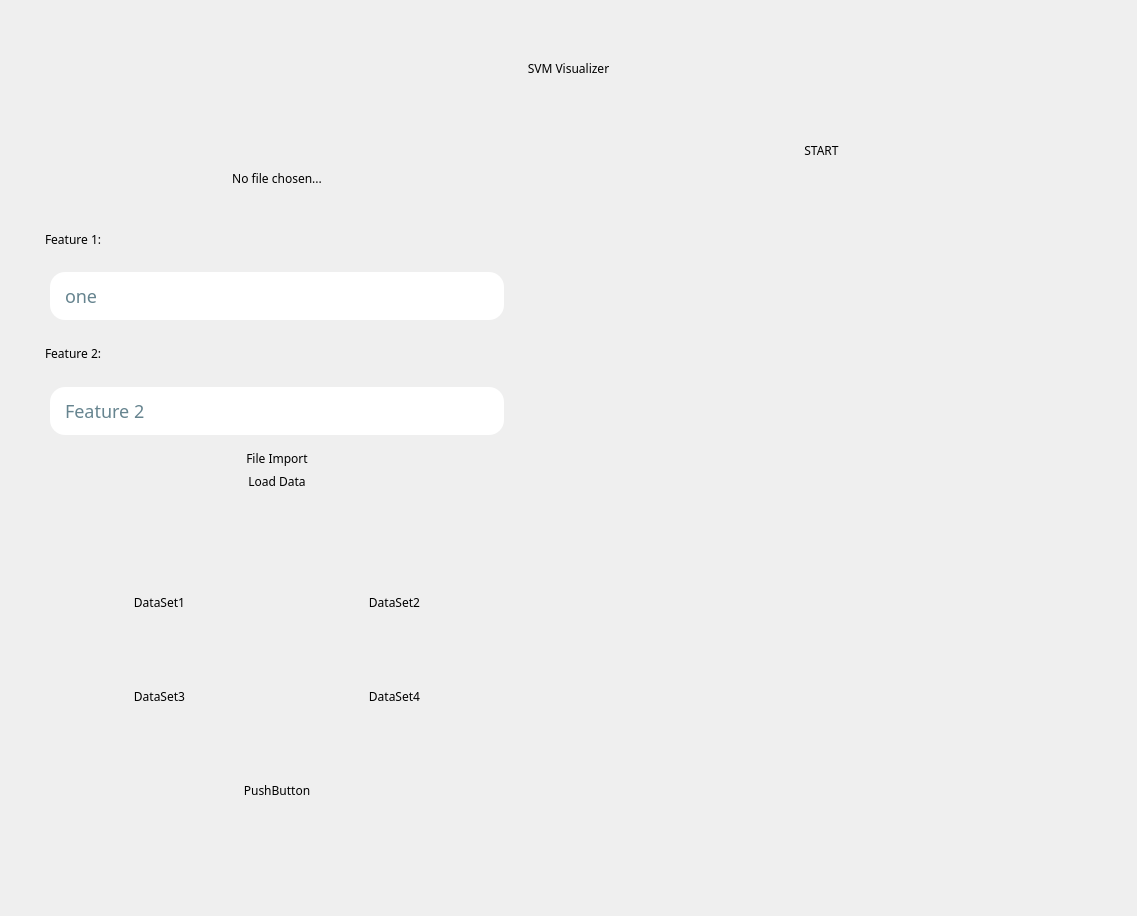
<?xml version="1.0" encoding="UTF-8"?>
<ui version="4.0">
 <class>SecondWindow</class>
 <widget class="QMainWindow" name="SecondWindow">
  <property name="geometry">
   <rect>
    <x>0</x>
    <y>0</y>
    <width>1137</width>
    <height>916</height>
   </rect>
  </property>
  <property name="windowTitle">
   <string>SVM Vizualizer</string>
  </property>
  <property name="styleSheet">
   <string notr="true">*{
	border:none;
	border-radius:15px;
	font-family:century gohtic;
}

QFrame[accessibleName=&quot;bodyFrame&quot;]{
	background-color:qlineargradient(spread:pad, x1:0, y1:0, x2:1, y2:1, stop:0 rgba(191, 186, 181, 255), stop:1 rgba(231, 227, 223, 255));
}

QFrame[accessibleName=&quot;mainFrame&quot;]{
	background-color:rgb(244, 244, 244);
}

QFrame[accessibleName=&quot;titleFrame&quot;]{
	background-color:rgb(244, 244, 244);
}

QLabel[accessibleName=&quot;titleLabel&quot;]{
	font-size:40px;
	margin:10px;
	font-weight:bold;
	color:rgb(0, 51, 69);
}

QLabel[accessibleName=&quot;feature1Label&quot;],QLabel[accessibleName=&quot;feature2Label&quot;]{
	font-size:18px;
	margin:10px;
	font-weight:bold;
	color:rgb(0, 51, 69);
}

QLabel[accessibleName=&quot;numeFisierLabel&quot;]{
	font-size:40px;
	margin:10px;
	font-weight:bold;
	background-color:rgb(27, 134, 151);
	color:rgb(200, 200, 200);
	padding:5px;
}

QFrame[accessibleName=&quot;rightFrame&quot;],QFrame[accessibleName=&quot;leftFrame&quot;]{
	background-color:qlineargradient(spread:pad, x1:0, y1:0, x2:1, y2:1, stop:0 rgba(191, 186, 181, 255), stop:1 rgba(231, 227, 223, 255));;
}

QFrame[accessibleName=&quot;leftFrameTop&quot;],QFrame[accessibleName=&quot;leftFrameButtom&quot;]{
	background-color:rgb(244, 244, 244);
}

QPushButton[accessibleName=&quot;importFisierButton&quot;],QPushButton[accessibleName=&quot;loadDataButton&quot;]{
	background:rgb(27, 134, 151);
	padding:10px;
	font-size:30px;
	margin-bottom:10px;
	margin:5%;
	color:white;
}

QPushButton[accessibleName=&quot;importFisierButton&quot;]:hover,QPushButton[accessibleName=&quot;loadDataButton&quot;]:hover{
	background:rgb(15, 100, 117);
	padding:10px;
	font-size:30px;
	margin:10%;
	color:white;
}

QPushButton[accessibleName=&quot;dataSet1Button&quot;],QPushButton[accessibleName=&quot;dataSet2Button&quot;],QPushButton[accessibleName=&quot;dataSet3Button&quot;],QPushButton[accessibleName=&quot;dataSet4Button&quot;],QPushButton[accessibleName=&quot;randomDataButton&quot;]{
	background:rgb(27, 134, 151);
	padding:15%;
	padding-top:20%;
	padding-bottom:20%;
	font-size:25px;
	margin: 5%;
	color:white;
}

QPushButton[accessibleName=&quot;dataSet1Button&quot;]:hover,QPushButton[accessibleName=&quot;dataSet2Button&quot;]:hover,QPushButton[accessibleName=&quot;dataSet3Button&quot;]:hover,QPushButton[accessibleName=&quot;dataSet4Button&quot;]:hover{
	background:rgb(15, 100, 117);
	font-size:25px;
	padding:10%;
	margin: 1%;
	color:white;
}

QPushButton[accessibleName=&quot;startSVMButton&quot;]{
	background:rgb(27, 134, 151);
	padding:10px;
	font-size:30px;
	margin-right:100%;
	margin-left:100%;
	margin-bottom:10px;
	color:white;
}

QPushButton[accessibleName=&quot;startSVMButton&quot;]:hover{
	background:rgb(15, 100, 117);
	padding:10px;
	font-size:30px;
	margin-right:80%;
	margin-left:80%;
	color:white;
}

QWidget[accessibleName=&quot;plotWidget&quot;]{
	background-color:rgb(244, 244, 244);
}

QComboBox {
	border:none;
	font-size:18px;
	padding:10%;
	padding-left:15%;
	margin-left:5%;
	margin-right:5%;
	color:rgb(102, 132, 143);
}

QComboBox::down-arrow {
	image: url(C:/Users/Darius/Desktop/Qt Designer Apps/down-arrow.png)
}

QComboBox::drop-down:button{
	border-radius:5px; 
	background:transparent;
	margin-right:20%;	
}

QComboBox QAbstractItemView{
	background-color:white;
	selection-background-color:rgb(27, 134, 151);
	selection-color:white;
	shadow:none;
	padding:10px;
	box-shadow:none;
	margin-left:5px;
	margin-right:5px;
}
</string>
  </property>
  <widget class="QWidget" name="centralwidget">
   <layout class="QHBoxLayout" name="horizontalLayout_3">
    <item>
     <widget class="QFrame" name="bodyFrame">
      <property name="accessibleName">
       <string>bodyFrame</string>
      </property>
      <property name="frameShape">
       <enum>QFrame::StyledPanel</enum>
      </property>
      <property name="frameShadow">
       <enum>QFrame::Raised</enum>
      </property>
      <layout class="QVBoxLayout" name="verticalLayout">
       <item>
        <widget class="QFrame" name="titleFrame">
         <property name="minimumSize">
          <size>
           <width>0</width>
           <height>70</height>
          </size>
         </property>
         <property name="maximumSize">
          <size>
           <width>16777215</width>
           <height>100</height>
          </size>
         </property>
         <property name="accessibleName">
          <string>titleFrame</string>
         </property>
         <property name="frameShape">
          <enum>QFrame::StyledPanel</enum>
         </property>
         <property name="frameShadow">
          <enum>QFrame::Raised</enum>
         </property>
         <layout class="QHBoxLayout" name="horizontalLayout">
          <item>
           <widget class="QLabel" name="titleLabel">
            <property name="accessibleName">
             <string>titleLabel</string>
            </property>
            <property name="text">
             <string>SVM Visualizer</string>
            </property>
            <property name="alignment">
             <set>Qt::AlignCenter</set>
            </property>
           </widget>
          </item>
         </layout>
        </widget>
       </item>
       <item>
        <widget class="QFrame" name="mainFrame">
         <property name="maximumSize">
          <size>
           <width>16777215</width>
           <height>16777215</height>
          </size>
         </property>
         <property name="accessibleName">
          <string>mainFrame</string>
         </property>
         <property name="frameShape">
          <enum>QFrame::StyledPanel</enum>
         </property>
         <property name="frameShadow">
          <enum>QFrame::Raised</enum>
         </property>
         <layout class="QHBoxLayout" name="horizontalLayout_2">
          <item>
           <widget class="QFrame" name="leftFrame">
            <property name="maximumSize">
             <size>
              <width>500</width>
              <height>16777215</height>
             </size>
            </property>
            <property name="accessibleName">
             <string>leftFrame</string>
            </property>
            <property name="frameShape">
             <enum>QFrame::StyledPanel</enum>
            </property>
            <property name="frameShadow">
             <enum>QFrame::Raised</enum>
            </property>
            <layout class="QVBoxLayout" name="verticalLayout_2">
             <item>
              <widget class="QFrame" name="leftFrameTop">
               <property name="accessibleName">
                <string>leftFrameTop</string>
               </property>
               <property name="frameShape">
                <enum>QFrame::StyledPanel</enum>
               </property>
               <property name="frameShadow">
                <enum>QFrame::Raised</enum>
               </property>
               <layout class="QVBoxLayout" name="verticalLayout_3">
                <item>
                 <widget class="QLabel" name="numeFisierLabel">
                  <property name="accessibleName">
                   <string>numeFisierLabel</string>
                  </property>
                  <property name="layoutDirection">
                   <enum>Qt::LeftToRight</enum>
                  </property>
                  <property name="text">
                   <string>No file chosen...</string>
                  </property>
                  <property name="alignment">
                   <set>Qt::AlignCenter</set>
                  </property>
                 </widget>
                </item>
                <item>
                 <widget class="QLabel" name="feature1Label">
                  <property name="accessibleName">
                   <string>feature1Label</string>
                  </property>
                  <property name="text">
                   <string>Feature 1:</string>
                  </property>
                 </widget>
                </item>
                <item>
                 <widget class="QComboBox" name="feature1ComboBox">
                  <property name="cursor">
                   <cursorShape>PointingHandCursor</cursorShape>
                  </property>
                  <property name="accessibleName">
                   <string>feature1ComboBox</string>
                  </property>
                  <property name="currentText">
                   <string>one</string>
                  </property>
                  <property name="placeholderText">
                   <string/>
                  </property>
                  <item>
                   <property name="text">
                    <string>one</string>
                   </property>
                  </item>
                  <item>
                   <property name="text">
                    <string>two</string>
                   </property>
                  </item>
                  <item>
                   <property name="text">
                    <string>three</string>
                   </property>
                  </item>
                 </widget>
                </item>
                <item>
                 <widget class="QLabel" name="feature2Label">
                  <property name="accessibleName">
                   <string>feature2Label</string>
                  </property>
                  <property name="text">
                   <string>Feature 2:</string>
                  </property>
                 </widget>
                </item>
                <item>
                 <widget class="QComboBox" name="feature2ComboBox">
                  <property name="cursor">
                   <cursorShape>PointingHandCursor</cursorShape>
                  </property>
                  <property name="accessibleName">
                   <string>feature2ComboBox</string>
                  </property>
                  <item>
                   <property name="text">
                    <string>Feature 2</string>
                   </property>
                  </item>
                 </widget>
                </item>
                <item>
                 <widget class="QFrame" name="frame">
                  <property name="frameShape">
                   <enum>QFrame::StyledPanel</enum>
                  </property>
                  <property name="frameShadow">
                   <enum>QFrame::Raised</enum>
                  </property>
                  <layout class="QVBoxLayout" name="verticalLayout_4">
                   <item>
                    <widget class="QPushButton" name="importFisierButton">
                     <property name="cursor">
                      <cursorShape>PointingHandCursor</cursorShape>
                     </property>
                     <property name="accessibleName">
                      <string>importFisierButton</string>
                     </property>
                     <property name="text">
                      <string>File Import</string>
                     </property>
                    </widget>
                   </item>
                   <item>
                    <widget class="QPushButton" name="loadDataButton">
                     <property name="cursor">
                      <cursorShape>PointingHandCursor</cursorShape>
                     </property>
                     <property name="accessibleName">
                      <string>loadDataButton</string>
                     </property>
                     <property name="text">
                      <string>Load Data</string>
                     </property>
                    </widget>
                   </item>
                  </layout>
                 </widget>
                </item>
               </layout>
              </widget>
             </item>
             <item>
              <widget class="QFrame" name="leftFrameBottom">
               <property name="accessibleName">
                <string>leftFrameButtom</string>
               </property>
               <property name="frameShape">
                <enum>QFrame::StyledPanel</enum>
               </property>
               <property name="frameShadow">
                <enum>QFrame::Raised</enum>
               </property>
               <layout class="QGridLayout" name="gridLayout">
                <item row="0" column="0">
                 <widget class="QPushButton" name="dataSet1Button">
                  <property name="cursor">
                   <cursorShape>PointingHandCursor</cursorShape>
                  </property>
                  <property name="accessibleName">
                   <string>dataSet1Button</string>
                  </property>
                  <property name="text">
                   <string>DataSet1</string>
                  </property>
                 </widget>
                </item>
                <item row="0" column="1">
                 <widget class="QPushButton" name="dataSet2Button">
                  <property name="cursor">
                   <cursorShape>PointingHandCursor</cursorShape>
                  </property>
                  <property name="accessibleName">
                   <string>dataSet2Button</string>
                  </property>
                  <property name="text">
                   <string>DataSet2</string>
                  </property>
                 </widget>
                </item>
                <item row="1" column="1">
                 <widget class="QPushButton" name="dataSet4Button">
                  <property name="cursor">
                   <cursorShape>PointingHandCursor</cursorShape>
                  </property>
                  <property name="accessibleName">
                   <string>dataSet4Button</string>
                  </property>
                  <property name="text">
                   <string>DataSet4</string>
                  </property>
                 </widget>
                </item>
                <item row="1" column="0">
                 <widget class="QPushButton" name="dataSet3Button">
                  <property name="cursor">
                   <cursorShape>PointingHandCursor</cursorShape>
                  </property>
                  <property name="accessibleName">
                   <string>dataSet3Button</string>
                  </property>
                  <property name="text">
                   <string>DataSet3</string>
                  </property>
                 </widget>
                </item>
                <item row="2" column="0" colspan="2">
                 <widget class="QPushButton" name="randomDataButton">
                  <property name="cursor">
                   <cursorShape>PointingHandCursor</cursorShape>
                  </property>
                  <property name="accessibleName">
                   <string>randomDataButton</string>
                  </property>
                  <property name="text">
                   <string>PushButton</string>
                  </property>
                 </widget>
                </item>
               </layout>
              </widget>
             </item>
            </layout>
           </widget>
          </item>
          <item>
           <widget class="QFrame" name="rightFrame">
            <property name="accessibleName">
             <string>rightFrame</string>
            </property>
            <property name="frameShape">
             <enum>QFrame::StyledPanel</enum>
            </property>
            <property name="frameShadow">
             <enum>QFrame::Raised</enum>
            </property>
            <layout class="QGridLayout" name="gridLayout_2">
             <item row="0" column="0">
              <widget class="QPushButton" name="startSVMButton">
               <property name="cursor">
                <cursorShape>PointingHandCursor</cursorShape>
               </property>
               <property name="accessibleName">
                <string>startSVMButton</string>
               </property>
               <property name="text">
                <string>START</string>
               </property>
              </widget>
             </item>
             <item row="1" column="0">
              <widget class="QFrame" name="plotFrame">
               <property name="accessibleName">
                <string>plotFrame</string>
               </property>
               <property name="frameShape">
                <enum>QFrame::StyledPanel</enum>
               </property>
               <property name="frameShadow">
                <enum>QFrame::Raised</enum>
               </property>
               <layout class="QHBoxLayout" name="horizontalLayout_5"/>
              </widget>
             </item>
            </layout>
           </widget>
          </item>
         </layout>
        </widget>
       </item>
      </layout>
     </widget>
    </item>
   </layout>
  </widget>
 </widget>
 <resources/>
 <connections/>
</ui>
